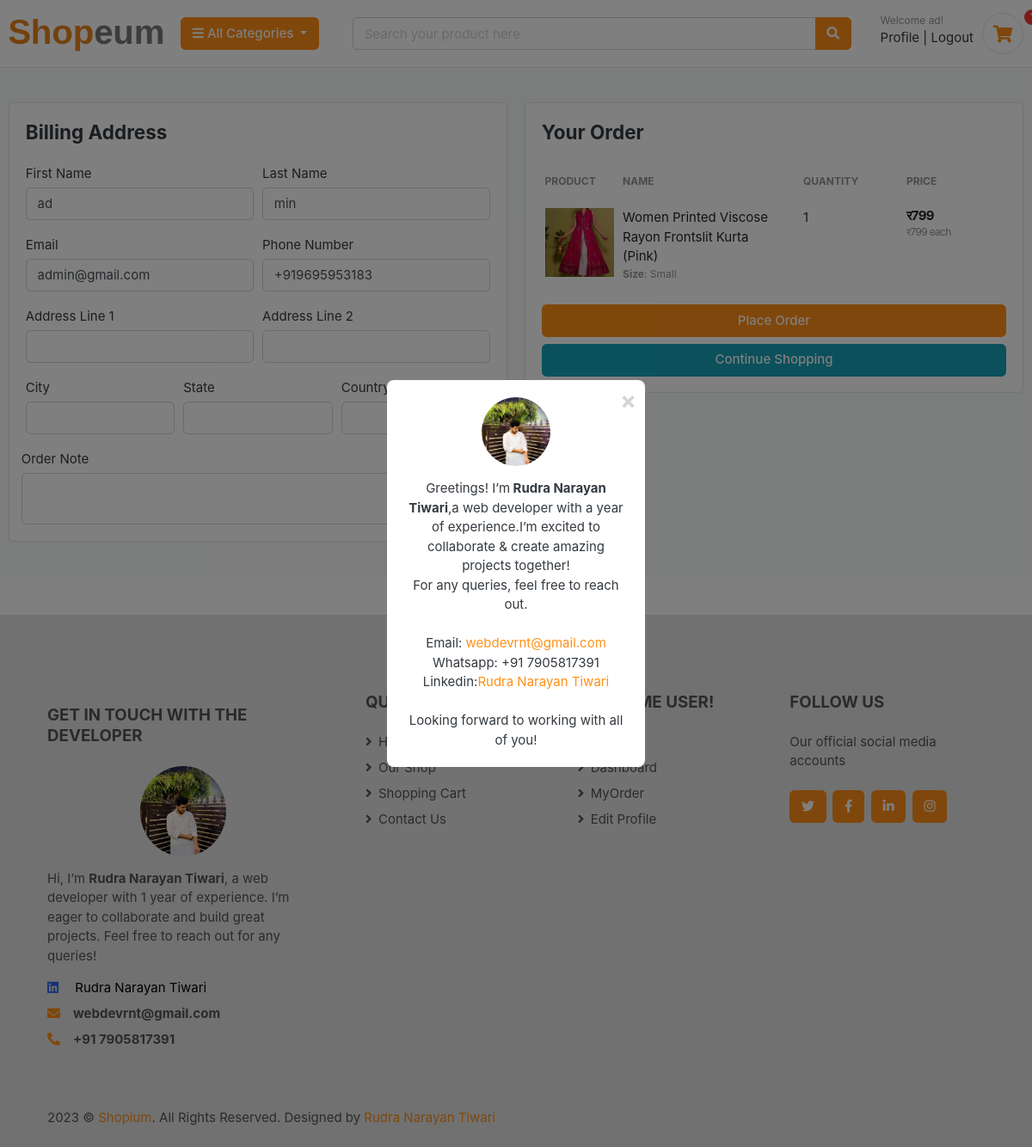
Page /checkout/ (signed in) on the committed database.
### myapp/models.py (models this page shows, shortened)
class Account(AbstractBaseUser):
    first_name = models.CharField(max_length=50,null=True, blank=True)
    last_name = models.CharField(max_length=50,null=True, blank=True)
    email = models.EmailField(max_length=100, unique=True)
    phone_number = PhoneNumberField(null=True, blank=True)
    date_joined = models.DateTimeField(auto_now_add=True)
    last_login = models.DateTimeField(auto_now_add=True)
    is_admin = models.BooleanField(default=False)
    is_staff = models.BooleanField(default=False)
    is_active = models.BooleanField(default=False)
    is_superadmin = models.BooleanField(default=False)
    USERNAME_FIELD = 'email'
    REQUIRED_FIELDS = ['first_name', 'last_name']
    objects = MyAccountManager()

class CartItems(models.Model):
    user = models.ForeignKey(Account,on_delete=models.CASCADE,null=True)
    product   = models.ForeignKey(Product,on_delete=models.CASCADE)
    cart      = models.ForeignKey(Cart,on_delete=models.CASCADE,null=True)
    variation = models.ManyToManyField(Variation,blank=True)
    quantity  = models.IntegerField()
    is_active = models.BooleanField(default=True)
    def sub_total(self):
        return self.product.sprice * self.quantity

class Product(models.Model):
    name = models.CharField(max_length=200,unique=True)
    slug = models.SlugField(max_length=255)
    description = models.TextField(max_length=500,blank=True)
    brand = models.CharField(max_length=50,blank=True,default="Null")
    price = models.IntegerField()
    sprice = models.IntegerField(default=0,null=True,blank=True)
    images = models.ImageField(upload_to='photos/products')
    stock = models.IntegerField()
    is_available = models.BooleanField(default=True)
    category = models.ForeignKey(category,on_delete=models.CASCADE)
    created_at = models.DateTimeField(auto_now_add=True)
    modified_date = models.DateTimeField(auto_now_add=True)
    def get_url(self):
        return reverse('product_detail',args=[self.category.slug,self.slug])

class Variation(models.Model):
    product = models.ForeignKey(Product,on_delete=models.CASCADE)
    variation_cat = models.CharField(max_length=100,choices=variation_cat_choice)
    variation_value = models.CharField(max_length=100)
    is_active = models.BooleanField(default=True)
    created_at = models.DateTimeField(auto_now_add=True)
    objects = VariationManager()

### myapp/views.py (the view)
# urls.py: path('checkout/',views.checkout,name='Checkout'),
@login_required(login_url='Login')
def checkout(request, total=0, quantity=0, cart_items=None):
    try:
        tax = 0
        grand_total = 0
        if request.user.is_authenticated:
            cart_items = CartItems.objects.filter(user=request.user, is_active=True)
            user_profile = UserProfile.objects.get(user=request.user)
            account = request.user  # Account model is accessible directly through request.user
        else:
            cart = Cart.objects.get(cart_id=_cart_id(request))
            cart_items = CartItems.objects.filter(cart=cart, is_active=True)
        for cart_item in cart_items:
            total += (cart_item.product.sprice * cart_item.quantity)
            quantity += cart_item.quantity
        tax = (2 * total) / 100
        grand_total = total + tax
    except ObjectDoesNotExist:
        pass
    context = {
        'total': total,
        'quantity': quantity,
        'cart_items': cart_items,
        'tax': tax,
        'grand_total': grand_total,
        'user_profile': user_profile if request.user.is_authenticated else None,
        'account': account if request.user.is_authenticated else None,
    }
    return render(request, 'myapp/checkout.html', context)

### myapp/context_processor.py (called while the page is built)
def menu_links(request):
    categories_with_count = category.objects.annotate(product_count=Count('product'))
    return {'lcount': categories_with_count}

def counter(request):
    cart_count = 0
    if 'admin' in request.path:
        return {}
    else:
        try:
            cart = Cart.objects.filter(cart_id = _cart_id(request))
            if request.user.is_authenticated:
                cart_items = CartItems.objects.all().filter(user=request.user)
                cart_count = cart_items.count()
            else:
                cart_items = CartItems.objects.all().filter(cart=cart[:1])
                cart_count = cart_items.count()
        except Cart.DoesNotExist:
            cart_count = 0
    return dict(cart_count=cart_count)

### myapp/models.py (called while the page is built)
    def get_url(self):
        return reverse('products_by_category',args=[self.slug])

### myapp/views.py (called while the page is built)
def _cart_id(request):
    cart = request.session.session_key
    if not cart:
        cart = request.session.create()
    return cart

### myapp/templates/myapp/checkout.html (shortened to what this page needs)
{% extends 'myapp/base.html' %}
{% load static %}
{% block content %}
<section class="section-content padding-y bg">
  <div class="container">
    <div class="row">
      <aside class="col-lg-6">
        <div class="card">
          <div class="card-body">
            <h4 class="card-title mb-4">Billing Address</h4>
            <form action="{% url 'Order' %}" method="POST">
              <div class="form-row">
                <div class="col form-group">
                  <label for="">First Name</label>
                  <input type="text" name="first_name" class="form-control" value="{{ account.first_name }}" required>
                </div>
                <div class="col form-group">
                  <label for="">Last Name</label>
                  <input type="text" name="last_name" class="form-control" value="{{ account.last_name }}" required>
                </div>
              </div>
              <div class="form-row">
                <div class="col form-group">
                  <label for="">Email</label>
                  <input type="email" name="email" class="form-control" value="{{ account.email }}" required>
                </div>
                <div class="col form-group">
                  <label for="phone">Phone Number</label>
                  <input type="text" name="phone" id="phone" class="form-control" value="{{ account.phone_number }}" required>
                </div>
              </div>
              <div class="form-row">
                <div class="col form-group">
                  <label for="">Address Line 1</label>
                  <input type="text" name="address_line_1" class="form-control" value="{{ user_profile.address_line_1 }}" required>
                </div>
                <div class="col form-group">
                  <label for="">Address Line 2</label>
                  <input type="text" name="address_line_2" class="form-control" value="{{ user_profile.address_line_2 }}">
                </div>
              </div>
              <div class="form-row">
                <div class="col form-group">
                  <label for="">City</label>
                  <input type="text" name="city" class="form-control" value="{{ user_profile.city }}" required>
                </div>
                <div class="col form-group">
                  <label for="">State</label>
                  <input type="text" name="state" class="form-control" value="{{ user_profile.state }}" required>
                </div>
                <div class="col form-group">
                  <label for="">Country</label>
                </div>
              </div>
              <div class="form-row">
                <label for="">Order Note</label>
                <textarea name="order_note" rows="2" class="form-control"></textarea>
              </div>
          </div>
        </div>
      </aside>
      <aside class="col-lg-6">
        <div class="card">
          <div class="card-body">
            <h4 class="card-title mb-4">Your Order</h4>
            <table class="table table-borderless table-shopping-cart">
              <thead class="text-muted">
                <tr class="small text-uppercase">
                  <th scope="col">Product</th>
                  <th scope="col">Name</th>
                  <th scope="col" width="120">Quantity</th>
                  <th scope="col" width="120">Price</th>
                </tr>
              </thead>
              <tbody>
                {% for d in cart_items %}
                <tr>
                  <td>
                    <figure class="itemside align-items-center">
                      <div class="aside">
                        <img src="{{ d.product.images.url }}" class="img-fluid img-sm" alt="Product Image">
                      </div>
                    </figure>
                  </td>
                  <td>
                    <figcaption class="info">
                      <a href="{{ d.product.get_url }}" class="title text-dark">{{ d.product.name }}</a>
                      <p class="text-muted small">
                        {% if d.variation.all %}
                        {% for v in d.variation.all %}
                        <strong>{{ v.variation_cat | capfirst }}</strong>: {{ v.variation_value | capfirst }} <br>
                        {% endfor %}
                        {% endif %}
                      </p>
                    </figcaption>
                  </td>
                  <td>
                    <label for="">{{ d.quantity }}</label>
                  </td>
                  <td>
                    <div class="price-wrap">
                      <var class="price">र{{ d.sub_total }}</var>
                      <small class="text-muted">र{{ d.product.sprice }} each </small>
                    </div>
                  </td>
                </tr>
                {% endfor %}
              </tbody>
            </table>
            <button type="submit" name="submit" class="btn btn-warning btn-block">Place Order</button>
            <a href="{% url 'Store' %}" class="btn btn-info btn-block">Continue Shopping</a>
          </div>
        </div>
      </aside>
    </div>
  </div>
</section>
{% endblock %}

### myapp/templates/myapp/includes/navbar.html (shortened to what this page needs)
{% load static %}
<header>
    <section class="header-main border-bottom">
        <div class="container">
            <div class="row align-items-center">
                <div class="col-lg-2 col-md-3 col-6">
                    <a href="{% url 'Home' %}" class="brand-wrap">
                        <img class="shopiumlogo" src="{% static 'myapp/images/Untitled.png' %}" alt="Brand Logo">
                    </a>
                </div>
                <div class="col-lg-2 col-md-3 col-6 category-section">
                    <div class="dropdown">
                        <button type="button" class="btn btn-warning dropdown-toggle" data-toggle="dropdown">
                            <i class="fa fa-bars"></i> All Categories
                        </button>
                    </div>
                </div>
                <div class="col-lg-6 col-md-6 col-12">
                    <form action="{% url 'Search' %}" class="search w-100" method="GET">
                        <div class="input-group float-end">
                            <input required type="text" class="form-control" placeholder="Search your product here" name="keyword">
                            <div class="input-group-append">
                                <button class="btn btn-warning" type="submit">
                                    <i class="fa fa-search"></i>
                                </button>
                            </div>
                        </div>
                    </form>
                </div>
                <div class="col-lg-2 col-md-6 col-12 profile-cart-section">
                    <div class="d-flex justify-content-end">
                        <div id="guestname" class="widget-header">
                            {% if request.user.id is not None %}
                                {% if user.first_name %}
                                    <small class="title text-muted">Welcome {{ user.first_name }}!</small>
                                {% else %}
                                    <small class="title text-muted">Welcome there!</small>
                                {% endif %}
                                <div>
                                    <a class="asdkgask" href="{% url 'Dashboard' %}">Profile</a>
                                    <span class="dark-transp"> | </span>
                                    <a class="asdkgask" href="{% url 'Logout' %}">Logout</a>
                                </div>
                            {% else %}
                                <small class="title text-muted">Welcome guest!</small>
                                <div>
                                    <a class="asdkgask" href="{% url 'Login' %}">Start shopping!</a>
                                </div>
                            {% endif %}
                        </div>
                        <a href="{% url 'Cart' %}" class="d-flex align-items-center">
                            <div class="icon icon-sm rounded-circle border">
                                <i class="fa fa-shopping-cart"></i>
                            </div>
                            <span class="badge badge-pill badge-danger notify">{{ cart_count }}</span>
                        </a>
                    </div>
                </div>
            </div>
        </div>
    </section>
</header>

### myapp/static/myapp/css/ui.css (style rules this page uses)
html { font-family: "Inter", sans-serif; font-size: 15px; }
.price-wrap { letter-spacing: -0.7px; }
.icon-xs, .icon-sm, .icon-md, .icon-lg { display: inline-block; text-align: center; flex-shrink: 0; flex-grow: 0; }
.icon-sm { width: 48px; height: 48px; line-height: 48px !important; font-size: 20px; }
.img-xs, .img-sm, .img-md, .img-lg { -o-object-fit: cover; object-fit: cover; flex-shrink: 0; flex-grow: 0; }
.img-sm { width: 80px; height: 80px; }
.padding-y { padding-top: 40px; padding-bottom: 40px; }
var { font-style: normal; }
figure { margin-bottom: 0; }
article:after, .form-group:after { display: block; clear: both; content: ""; }
.bg { background-color: #f8f9fa; }
p:last-child { margin-bottom: 0; }
.header-main { position: relative; padding-top: 1rem; padding-bottom: 1rem; }
.widget-header { display: inline-block; vertical-align: middle; position: relative; }
.widget-header a { color: #343a40; }
.widget-header .title { display: block; }
.itemside { position: relative; display: flex; width: 100%; }
.itemside .aside { position: relative; flex-shrink: 0; }
.notify { position: absolute; top: -4px; right: -10px; display: inline-block; padding: 0.25em 0.6em; font-size: 12px; line-height: 1; text-align: center; border-radius: 3rem; color: #fff; background-color: #fa3434; }
.price { font-weight: 600; color: #212529; }
.table-shopping-cart.table td, .table-shopping-cart.table th { padding-left: 0.25rem; padding-right: 1.25rem; }
.table-shopping-cart .price-wrap { line-height: 1.2; }
.table-shopping-cart .price { font-weight: bold; margin-right: 5px; display: block; }

### myapp/static/myapp/css/test.css (style rules this page uses)
a { color: #ff9017; text-decoration: none; background-color: transparent; }

### myapp/templates/myapp/includes/navbar.html (style rules this page uses)
.icon-sm { width: 48px; height: 48px; line-height: 48px !important; font-size: 20px; margin-left: 10px; }
a { color: #ff9017; text-decoration: none; transition: color 0.3s; }
.shopiumlogo { width: 250px; height: auto; max-width: 100%; }
input { background-color: white; border: 1px solid green; color: black; transition: border-color 0.3s, color 0.3s; }
input::placeholder { color: #aaa; }

### rows in the picture
Account: first_name "ad", last_name "min", email "admin@gmail.com", phone "+919695953183"
CartItems: product.images (picture), product.name "Women Printed Viscose Rayon Frontslit Kurta (Pink)", quantity "1", sub_total "799", product.sprice "799"
Variation: variation_cat "Size", variation_value "Small"
